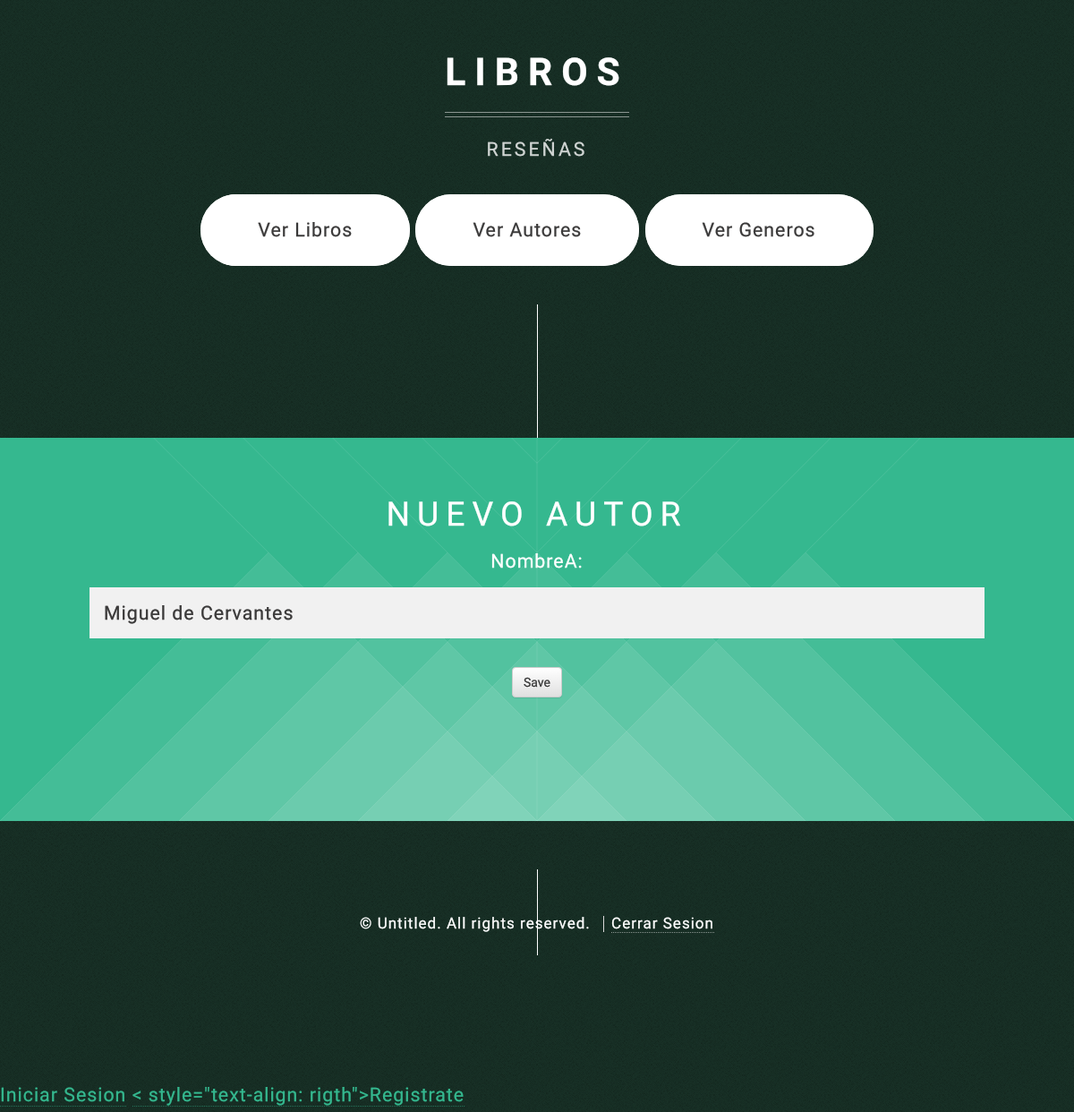
/libros/editar_autor/1/ (signed in), run on an earlier commit of the app's database.
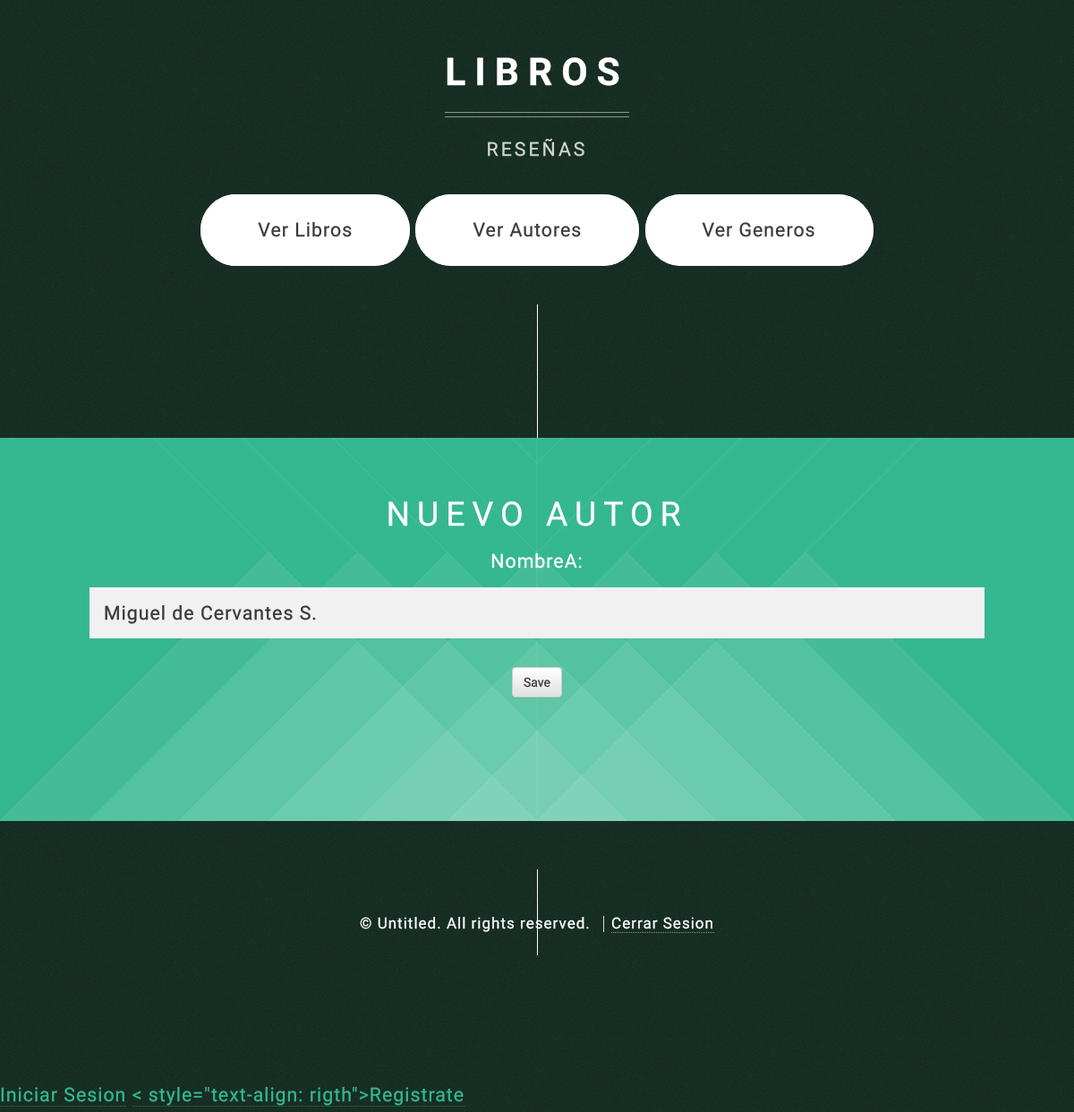
And on a later commit of the database.
### CRUD/models.py (models this page shows, shortened)
class Autores(models.Model):
    NombreA = models.CharField(max_length=200)

### CRUD/views.py (the view)
# urls.py: url(r'^editar_autor/(?P<pk>[0-9]+)/$', views.autores_editar, name='autores_editar'),
@login_required(login_url='/libros/ingresar')
def autores_editar(request, pk):
    usuario = request.user
    autor = get_object_or_404(Autores, pk=pk)
    if request.method == "POST":
        formulario = AutorForm(request.POST, instance=autor)
        if formulario.is_valid():
            autor = formulario.save(commit=False)
            autor.save()
            return redirect('CRUD.views.show_libros')
    else:
        formulario = AutorForm(instance=autor)
    return render(request, 'nuevo_autor.html', {'formulario': formulario, 'usuario':usuario})

### CRUD/forms.py
class AutorForm(forms.ModelForm):
  class Meta:
    model = Autores
    fields = ('NombreA',)

### CRUD/templates/nuevo_autor.html (shortened to what this page needs)
{% extends 'index.html' %}
{% block content %}
  <div style="width: 1000px; margin: 0 auto;">
    <header>
      <h2>Nuevo Autor</h2>
      <form method="POST" class="post-form">{% csrf_token %}
          {{ formulario.as_p }}
          <button type="submit" class="save btn btn-default">Save</button>
      </form>
  </div>
{% endblock %}

What changed in the data, as far as the page shows it:
changed Autores: NombreA "Miguel de Cervantes" → "Miguel de Cervantes S."
